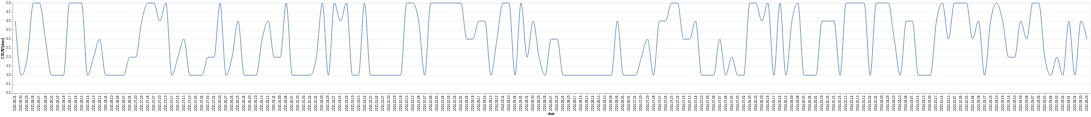

Vega-Lite specification for this chart:
### Vega-Lite specification from a JSON file in a GitHub repository (floating-point values rounded to 4 significant figures; data arrays with more than 128 entries replaced by an {"elided": "..."} marker saying what was removed)
{"data": {"values": {"elided": "179 records"}}, "mark": {"type": "line", "interpolate": "monotone"}, "encoding": {"x": {"field": "x_data", "type": "nominal", "title": "date", "sort": "descending"}, "y": {"field": "y_data", "type": "quantitative", "title": "COUNT(date)"}}}
